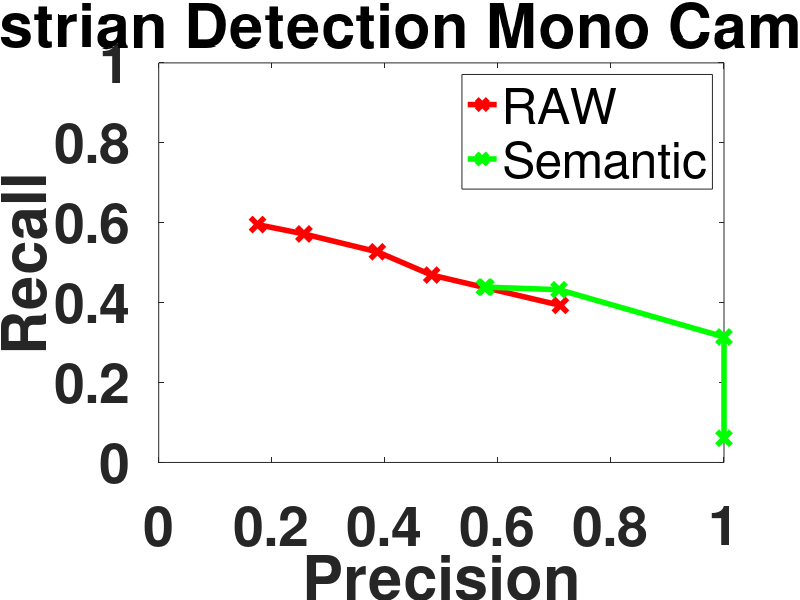
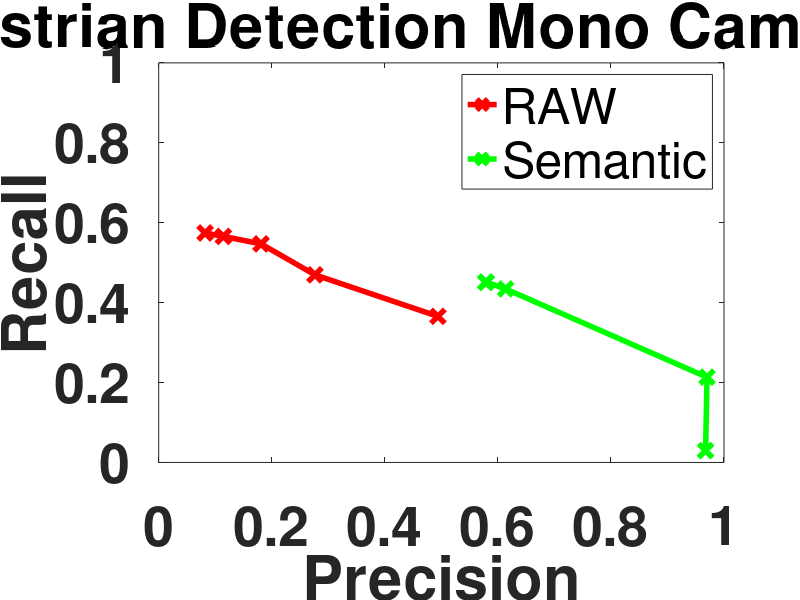
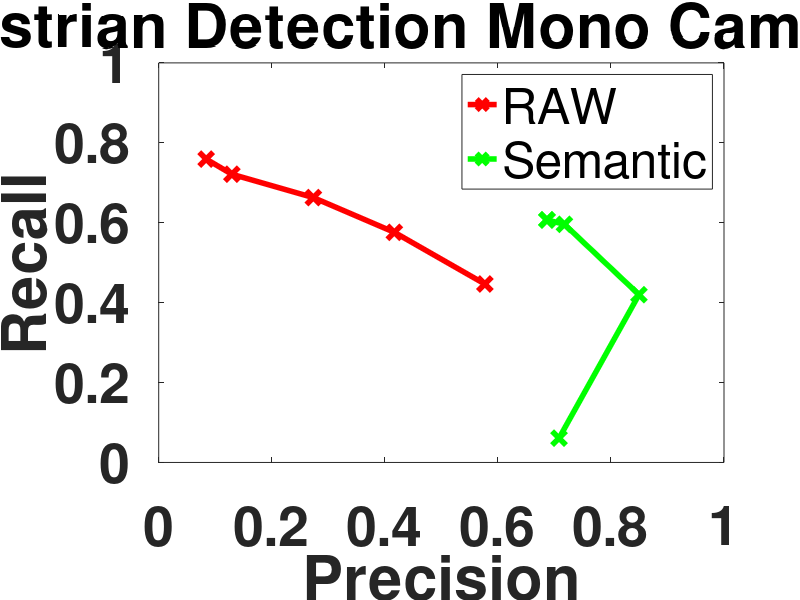

Recreate these plots in MATLAB, in order.
clc;
clear all;
close all;


%% Pedestrian Detection Mono Camera Semantic Constrains

% Camera 1
FastPrecisionRaw1 = [0.174889 0.256889 0.386838 0.482826 0.710518];
FastRecallRaw1 = [0.595246 0.571946 0.527147 0.468984 0.393223];

FastPrecisionSemantic1 = [0.576124 0.578766 0.708144 1 1];
FastRecallSemantic1 = [0.438804 0.438804 0.432371 0.314152 0.0605007];

figure1 = figure();
axes1 = axes('Parent',figure1);
plot(FastPrecisionRaw1, FastRecallRaw1, '-rx', 'MarkerSize', 10, 'LineWidth', 4)
hold on;
plot(FastPrecisionSemantic1, FastRecallSemantic1, '-gx', 'MarkerSize', 10, 'LineWidth', 4)
xlim([0 1]);ylim([0 1]);
xlabel('Precision','FontWeight','bold');
ylabel('Recall','FontWeight','bold');
legend('RAW', 'Semantic')
title('Camera 1 Pedestrian Detection Mono Camera')
title('Camera 1 Pedestrian Detection Mono Camera with Semantic')
set(axes1,'FontSize', 40,'FontWeight','bold');

% Camera 2
FastPrecisionRaw2 = [0.0821147 0.114324 0.181034 0.276331 0.493976];
FastRecallRaw2 = [0.574238 0.565776 0.547045 0.469617 0.365588];

FastPrecisionSemantic2 = [0.578323 0.57955 0.613626 0.96997 0.967391];
FastRecallSemantic2 = [ 0.451123  0.451123 0.43428 0.213342 0.0293923];

figure1 = figure();
axes1 = axes('Parent',figure1);
plot(FastPrecisionRaw2, FastRecallRaw2, '-rx', 'MarkerSize', 10, 'LineWidth', 4)
hold on;
plot(FastPrecisionSemantic2, FastRecallSemantic2, '-gx', 'MarkerSize', 10, 'LineWidth', 4)
xlim([0 1]);ylim([0 1]);
xlabel('Precision','FontWeight','bold');
ylabel('Recall','FontWeight','bold');
legend('RAW', 'Semantic')
title('Camera 1 Pedestrian Detection Mono Camera')
title('Camera 1 Pedestrian Detection Mono Camera with Semantic')
set(axes1,'FontSize', 40,'FontWeight','bold');

% Camera 3
FastPrecisionRaw3 = [0.0840162 0.129406 0.273514 0.416787 0.576907];
FastRecallRaw3 = [0.759174 0.721339 0.662895 0.576 0.446631];

FastPrecisionSemantic3 = [0.686792 0.686792 0.717671 0.849528 0.708171];
FastRecallSemantic3 = [0.607071 0.607071 0.596064 0.419947 0.0607071];

figure1 = figure();
axes1 = axes('Parent',figure1);
plot(FastPrecisionRaw3, FastRecallRaw3, '-rx', 'MarkerSize', 10, 'LineWidth', 4)
hold on;
plot(FastPrecisionSemantic3, FastRecallSemantic3, '-gx', 'MarkerSize', 10, 'LineWidth', 4)
xlim([0 1]);ylim([0 1]);
xlabel('Precision','FontWeight','bold');
ylabel('Recall','FontWeight','bold');
legend('RAW', 'Semantic')
title('Camera 1 Pedestrian Detection Mono Camera')
title('Camera 1 Pedestrian Detection Mono Camera with Semantic')
set(axes1,'FontSize', 40,'FontWeight','bold');


% F-Scores
FScoreFastRaw1 = max((2 .* FastPrecisionRaw1 .* FastRecallRaw1)./(FastPrecisionRaw1 + FastRecallRaw1))
FScoreFastSemantic1 = max((2 .* FastPrecisionSemantic1 .* FastRecallSemantic1)./(FastPrecisionSemantic1 + FastRecallSemantic1))

FScoreFastRaw2 = max((2 .* FastPrecisionRaw2 .* FastRecallRaw2)./(FastPrecisionRaw2 + FastRecallRaw2))
FScoreFastSemantic2 = max((2 .* FastPrecisionSemantic2 .* FastRecallSemantic2)./(FastPrecisionSemantic2 + FastRecallSemantic2))

FScoreFastRaw3 = max((2 .* FastPrecisionRaw3 .* FastRecallRaw3)./(FastPrecisionRaw3 + FastRecallRaw3))
FScoreFastSemantic3 = max((2 .* FastPrecisionSemantic3 .* FastRecallSemantic3)./(FastPrecisionSemantic3 + FastRecallSemantic3))